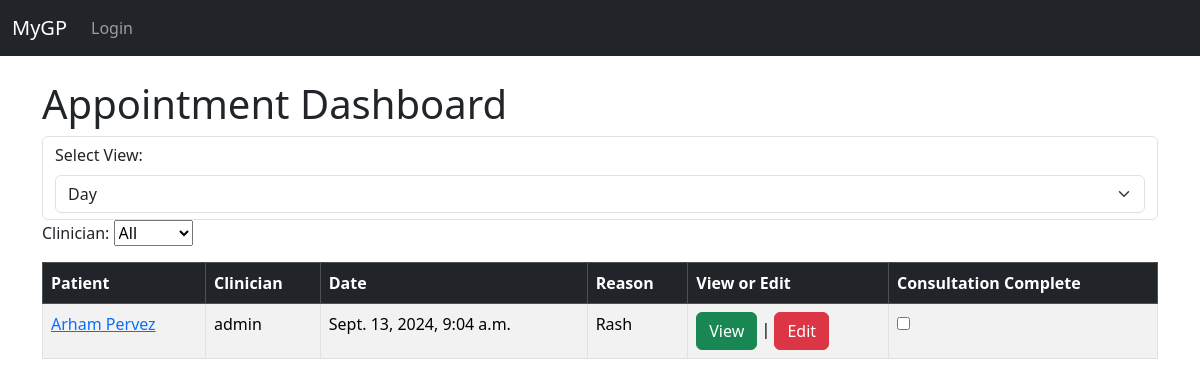
The app's page /appointments/ with its own data.
### appointments/models.py (models this page shows, shortened)
class Appointment(models.Model):
    patient = models.ForeignKey(Patient, on_delete=models.CASCADE)
    clinician = models.ForeignKey(settings.AUTH_USER_MODEL, on_delete=models.CASCADE)
    date = models.DateTimeField()
    reason = models.CharField(max_length=255)
    created_at = models.DateTimeField(auto_now_add=True)

### consultations/models.py (models this page shows)
class Patient(models.Model):
    first_name = models.CharField(max_length=50)
    last_name = models.CharField(max_length=50)
    date_of_birth = models.DateField()
    address = models.CharField(max_length=100, null=True, blank=True )
    phone = models.CharField(max_length=20, null=True, blank=True )
    next_of_kin = models.CharField(max_length=100, null=True, blank=True )
    next_of_kin_phone = models.CharField(max_length=20, null=True, blank=True )
    def __str__(self):
        return f"{self.first_name} {self.last_name}"

### accounts/models.py (models this page shows)
class CustomUser(AbstractUser):
    ROLE_CHOICES = [
        ('clinician', 'Clinician'),
        ('staff', 'Staff'),
    ]
    role = models.CharField(max_length=10, choices=ROLE_CHOICES)

### appointments/views.py (the view)
# urls.py: path('', views.appointment_dashboard, name='appointment_dashboard'),
def appointment_dashboard(request):
    now = timezone.now()
    view = request.GET.get('view', 'day')  # default to 'day'
    if view == 'day':
        start_date = now.replace(hour=0, minute=0, second=0)
        end_date = now.replace(hour=23, minute=59, second=59)
    elif view == 'week':
        start_date = now - timedelta(days=now.weekday())  # Start of the week
        end_date = start_date + timedelta(days=6, hours=23, minutes=59, seconds=59)  # End of the week
    elif view == 'month':
        start_date = now.replace(day=1, hour=0, minute=0, second=0)
        next_month = start_date.replace(day=28) + timedelta(days=4)  # this will never fail
        end_date = (next_month - timedelta(days=next_month.day)).replace(hour=23, minute=59, second=59)  # End of the month
    else:
        start_date = now.replace(hour=0, minute=0, second=0)
        end_date = now.replace(hour=23, minute=59, second=59)
    appointments = Appointment.objects.filter(date__range=[start_date, end_date])
    clinicians = Appointment.objects.values_list('clinician__username', flat=True).distinct()
    return render(request, 'appointments/appointment_dashboard.html', {
        'appointments': appointments,
        'view': view,
        'clinicians': clinicians,
    })

### appointments/templates/appointments/appointment_dashboard.html (shortened to what this page needs)
{% extends 'accounts/base.html' %}
{% block content %}
<h1>Appointment Dashboard</h1>
<div class="mb-3">
    <form class="form-control" method="get" id="view-selector">
        <label class="form-label" for="view">Select View:</label>
        <select class="form-select" aria-label="Default select example" name="view" id="view" onchange="document.getElementById('view-selector').submit();">
            <option value="day" {% if view == 'day' %}selected{% endif %}>Day</option>
        </select>
    </form>
    <form id="clinician-selector">
        <label for="clinician">Clinician:</label>
        <select id="clinician" onchange="filterByClinician()">
            <option value="">All</option>
        </select>
    </form>
</div>
<table class="table table-striped table-hover table-bordered" id="appointment-table">
    <thead class="table-dark">
        <tr>
            <th scope="col">Patient</th>
            <th scope="col">Clinician</th>
            <th scope="col">Date</th>
            <th scope="col">Reason</th>
            <th scope="col">View or Edit</th>
            <th scope="col">Consultation Complete</th>
        </tr>
    </thead>
    <tbody>
        {% for appointment in appointments %}
        <tr id="appointment-row-{{ appointment.id }}" data-clinician="{{ appointment.clinician.username }}">
            <td class="patient-name"><a href="{% url 'consultations:patient_detail' appointment.patient.id %}" class="patient-link">{{ appointment.patient }}</a></td>
            <td>{{ appointment.clinician.username }}</td>
            <td>{{ appointment.date }}</td>
            <td>{{ appointment.reason }}</td>
            <td>
                <a class="btn btn-success" href="{% url 'appointments:appointment_detail' appointment.id %}">View</a> |
                <a class="btn btn-danger" href="{% url 'appointments:edit_appointment' appointment.id %}">Edit</a>
            </td>
            <td>
                <input type="checkbox" class="consultation-complete-checkbox" data-appointment-id="{{ appointment.id }}">
            </td>
        </tr>
        {% endfor %}
    </tbody>
</table>
{% endblock %}

### records on screen
Appointment: patient "Arham Pervez", clinician.username "admin", date "Sept. 13, 2024, 9:04 a.m.", reason "Rash"
